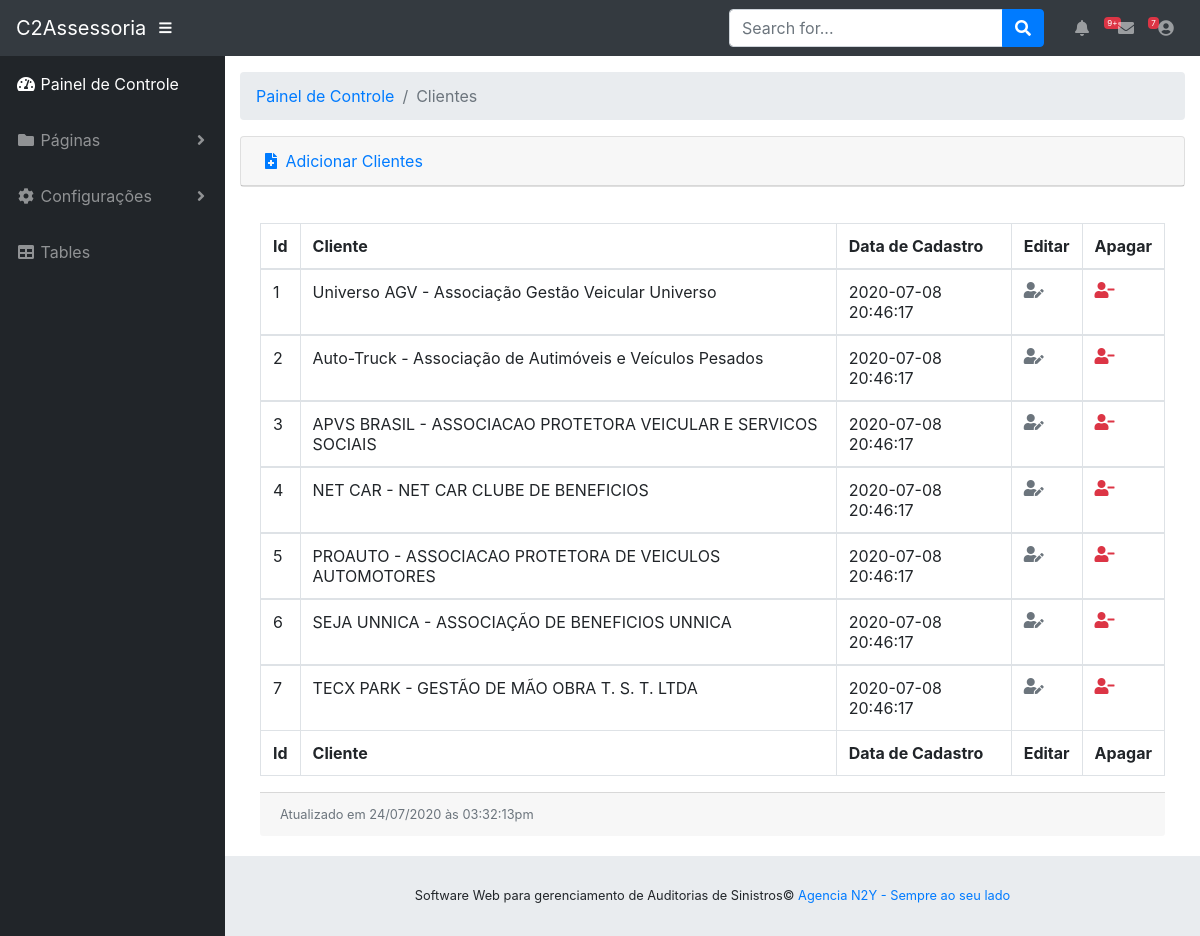
Screenshot of /api/index.php?url=Clientes with the database file from the repository.
### tables this page shows
create table tb_clientes(
    id_cliente int not null auto_increment PRIMARY KEY,
    nome_cliente VARCHAR(100),
    data_cadastro TIMESTAMP null DEFAULT current_timestamp
);

### api/pages/Clientes/Exibir-Clientes.php (the view, shortened to what this page needs)
<?php
$QueryBuscarClientes = "SELECT * FROM tb_clientes";
$ExeQrBuscarClientes = mysqli_query($connection, $QueryBuscarClientes);
$RowQrByscarClientes = mysqli_num_rows($ExeQrBuscarClientes);
if($RowQrByscarClientes > 1){
    ?>
    <div class="card mb-3">
        <div class="card-header">
            <a href="?url=Clientes&Cadastrar">
                <i class="fas fa-file-medical fa-fw"></i>
                Adicionar Clientes
            </a>
        </div>
    </div>
    <div class="card-body">
        <div class="table-responsive">
            <table class="table table-bordered" id="" width="100%" cellspacing="0">
                <thead>
                <tr>
                    <th>Id</th>
                    <th>Cliente</th>
                    <th>Data de Cadastro</th>
                    <th>Editar</th>
                    <th>Apagar</th>
                </tr>
                </thead>
                <tfoot>
                <tr>
                    <th>Id</th>
                    <th>Cliente</th>
                    <th>Data de Cadastro</th>
                    <th>Editar</th>
                    <th>Apagar</th>
                </tr>
                </tfoot>
        <?php
            while($ResQrBuscarClientes = mysqli_fetch_assoc($ExeQrBuscarClientes)){
        ?>
                <tbody>
                <tr>
                    <td>
                        <?php echo $ResQrBuscarClientes['id_cliente']?>
                    </td>
                    <td>
                        <?php echo $ResQrBuscarClientes['nome_cliente']?>
                    </td>
                    <td>
                        <?php echo $ResQrBuscarClientes['data_cadastro']?>
                    </td>
                    <td>
                        <a
                            href="?url=Clientes&Editar&id=<?php echo $ResQrBuscarClientes['id_cliente']?>"
                            class="text-secondary"
                        >
                            <i class="fas fa-fw fa-user-edit"></i>
                        </a>
                    </td>
                    <td>
                        <a href="?url=Clientes&Delete&id=<?php echo $ResQrBuscarClientes['id_cliente']?>" class="text-danger">
                            <i class="fas fa-fw fa-user-minus"></i>
                        </a>
                    </td>
                </tr>
                </tbody>
        <?php
        }
        ?>
            </table>
        </div>
        <div class="card-footer small text-muted">Atualizado em <?php echo date('d/m/yy')?> às <?php echo date('h:i:sa');?></div>
    </div>
    <?php
}else{
    echo "<br><h1>Não há clientes cadastrados no sistema</h1>";
}

### css/sb-admin.css (style rules this page uses)
html { position: relative; min-height: 100%; }
body { height: 100%; }
:root { --input-padding-x: 0.75rem; --input-padding-y: 0.75rem; }

### rows the page displays
tb_clientes: id_cliente "1", nome_cliente "Universo AGV - Associação Gestão Veicular Universo", data_cadastro "2020-07-08 20:46:17"
tb_clientes: id_cliente "2", nome_cliente "Auto-Truck - Associação de Autimóveis e Veículos Pesados", data_cadastro "2020-07-08 20:46:17"
tb_clientes: id_cliente "3", nome_cliente "APVS BRASIL - ASSOCIACAO PROTETORA VEICULAR E SERVICOS SOCIAIS", data_cadastro "2020-07-08 20:46:17"
tb_clientes: id_cliente "4", nome_cliente "NET CAR - NET CAR CLUBE DE BENEFICIOS", data_cadastro "2020-07-08 20:46:17"
tb_clientes: id_cliente "5", nome_cliente "PROAUTO - ASSOCIACAO PROTETORA DE VEICULOS AUTOMOTORES", data_cadastro "2020-07-08 20:46:17"
tb_clientes: id_cliente "6", nome_cliente "SEJA UNNICA - ASSOCIAÇÃO DE BENEFICIOS UNNICA", data_cadastro "2020-07-08 20:46:17"
tb_clientes: id_cliente "7", nome_cliente "TECX PARK - GESTÃO DE MÃO OBRA T. S. T. LTDA", data_cadastro "2020-07-08 20:46:17"

### other values shown
$_GET['url'] "Clientes"
SITEDESC "Software Web para gerenciamento de Auditorias de Sinistros"
